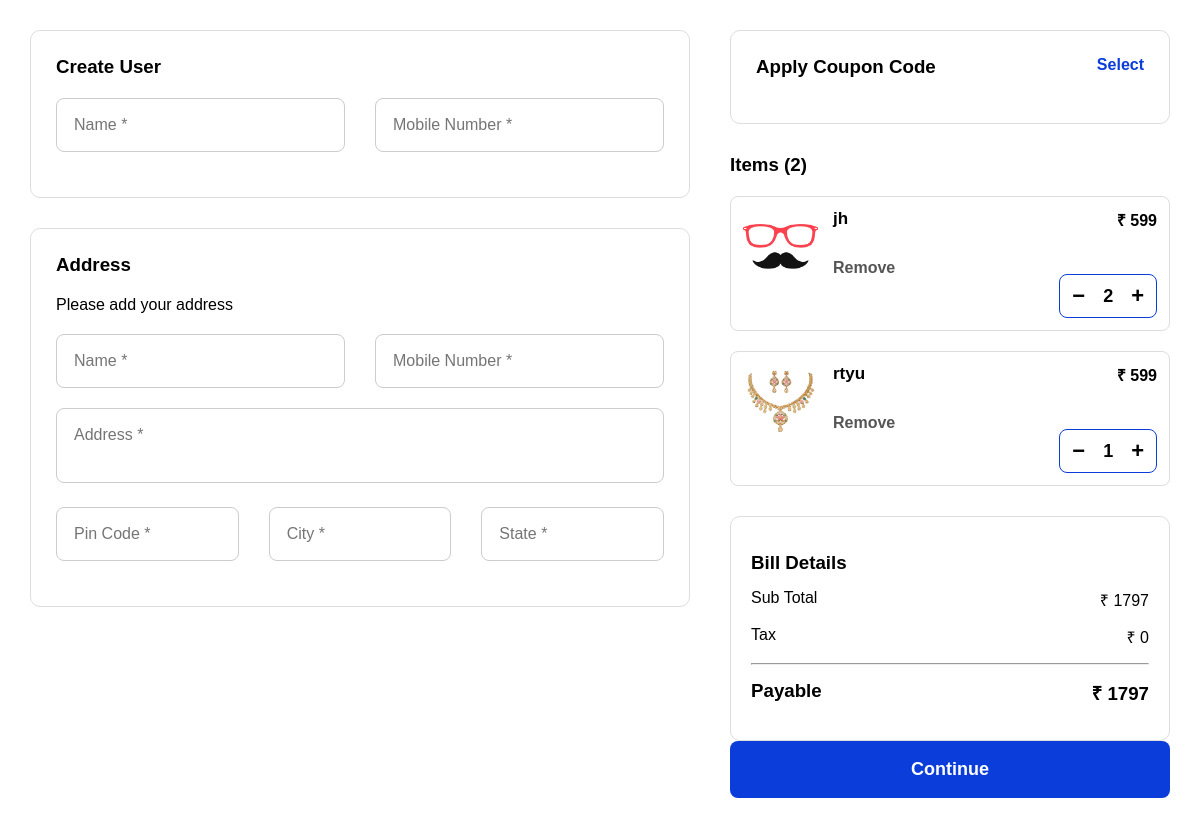
Before: /cart/ with the older database file.
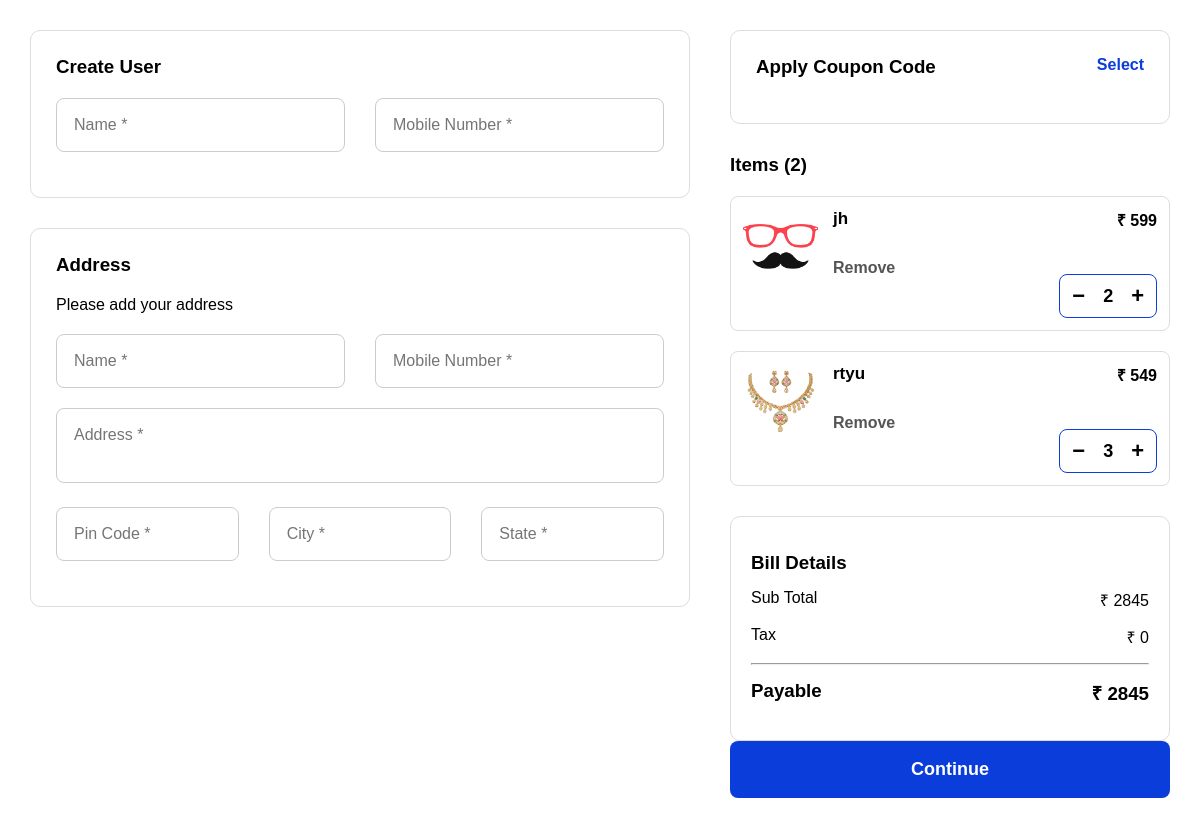
After: the same page with the newer database file.
### myapp/models.py (models this page shows, shortened)
class Cart(models.Model):
        product = models.ForeignKey(Product, on_delete=models.CASCADE)
        quantity = models.IntegerField(default=1)
        def get_total_price(self):
          return self.quantity * self.product.price

class Product(models.Model):
            category = models.ForeignKey(Category, on_delete=models.CASCADE)
            name = models.CharField(max_length=200)
            slug = models.SlugField(unique=True)
            image = models.ImageField(upload_to='products')
            description = models.TextField()
            price = models.IntegerField(null=True, blank=True)
            offer_price = models.IntegerField()
            stock = models.IntegerField(default=1)
            is_offer = models.BooleanField(default=False)

### myapp/views.py (the view)
# urls.py: path('cart/',views.cart,name='cart'),
def cart(request):
    cart_items = Cart.objects.all()
    total = 0
    for item in cart_items:
        total += item.get_total_price()
    return render(request,'cart.html',{
        'cart_items':cart_items,
        'total':total
    })

### myapp/templates/cart.html (shortened to what this page needs)
{% load static %}
<!DOCTYPE html>
<html>
<head>
<link rel="stylesheet" href="{% static 'css/cart.css' %}">
</head>
<body>
<div class="checkout-page">
<div class="left-box">
<div class="card">
<h3>Create User</h3>
<div class="input-row">
<input type="text" placeholder="Name *">
<input type="text" placeholder="Mobile Number *">
</div>
</div>
<div class="card">
<h3>Address</h3>
<p>Please add your address</p>
<div class="input-row">
<input type="text" placeholder="Name *">
<input type="text" placeholder="Mobile Number *">
</div>
<textarea placeholder="Address *"></textarea>
<div class="input-row">
<input type="text" placeholder="Pin Code *">
<input type="text" placeholder="City *">
<input type="text" placeholder="State *">
</div>
</div>
</div>
<div class="right-box">
<div class="card coupon">
<h3>Apply Coupon Code <span>Select</span></h3>
</div>
<h3>Items ({{ cart_items|length }})</h3>
{% for item in cart_items %}
<div class="cart-item">
<img src="{{ item.product.image.url }}">
<div class="item-info">
<h4>{{ item.product.name }}</h4>
<a href="{% url 'remove_from_cart' item.id %}">Remove</a>
</div>
<h4>₹ {{ item.product.price }}</h4>
<div class="qty">
<a href="{% url 'decrease_quantity' item.id %}">−</a>
<span>{{ item.quantity }}</span>
<a href="{% url 'increase_quantity' item.id %}">+</a>
</div>
</div>
{% empty %}
<h3>Your cart is empty</h3>
{% endfor %}
<div class="bill-box">
<h3>Bill Details</h3>
<p>Sub Total <span>₹ {{ total }}</span></p>
<p>Tax <span>₹ 0</span></p>
<hr>
<h3>Payable <span>₹ {{ total }}</span></h3>
</div>
<a href="{% url 'checkout' %}">
<button class="continue-btn">Continue</button>
</a>
</div>
</div>
</body>
</html>

Changed rows visible on the page:
changed Cart "rtyu": product.price "599" → "549"; quantity "1" → "3"
Other visible differences:
{{ total }}: "1797" → "2845"
